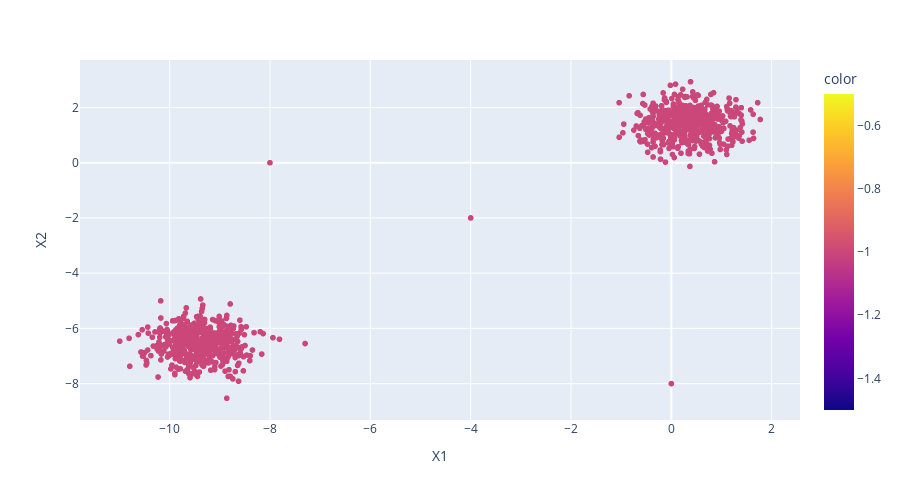

The cell this chart's notebook holds for it:
### Code cell
display_categories(dbscan_model,two_blobs_outliers)

### Figure 1 — Plotly figure (JSON) as saved in the notebook; plotly's stock layout.template omitted (floating-point values rounded to 4 significant figures; data arrays with more than 128 entries replaced by an {"elided": "..."} marker saying what was removed)
{"data": [{"hovertemplate": "X1=%{x}<br>X2=%{y}<br>color=%{marker.color}<extra></extra>", "legendgroup": "", "marker": {"color": {"elided": "1003 int values"}, "coloraxis": "coloraxis", "symbol": "circle"}, "mode": "markers", "name": "", "showlegend": false, "type": "scattergl", "x": {"elided": "1003 float values"}, "xaxis": "x", "y": {"elided": "1003 float values"}, "yaxis": "y"}], "layout": {"coloraxis": {"colorbar": {"title": {"text": "color"}}, "colorscale": [[0, "#0d0887"], [0.1111, "#46039f"], [0.2222, "#7201a8"], [0.3333, "#9c179e"], [0.4444, "#bd3786"], [0.5556, "#d8576b"], [0.6667, "#ed7953"], [0.7778, "#fb9f3a"], [0.8889, "#fdca26"], [1, "#f0f921"]]}, "height": 500, "legend": {"tracegroupgap": 0}, "margin": {"t": 60}, "xaxis": {"anchor": "y", "domain": [0, 1], "title": {"text": "X1"}}, "yaxis": {"anchor": "x", "domain": [0, 1], "title": {"text": "X2"}}}}
